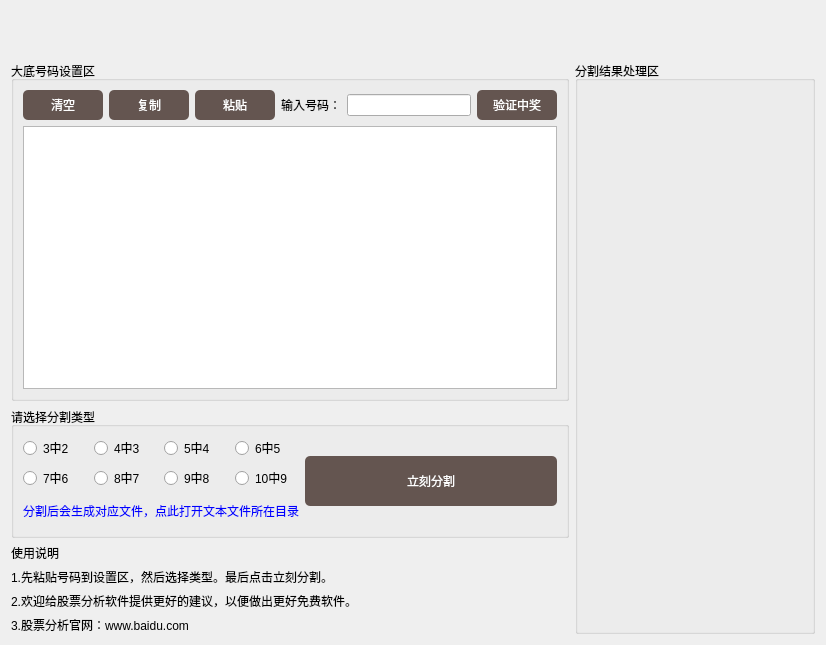
<?xml version="1.0" encoding="UTF-8"?>
<ui version="4.0">
 <class>godlensection</class>
 <widget class="QWidget" name="godlensection">
  <property name="geometry">
   <rect>
    <x>0</x>
    <y>0</y>
    <width>826</width>
    <height>645</height>
   </rect>
  </property>
  <property name="windowTitle">
   <string>Form</string>
  </property>
  <property name="styleSheet">
   <string notr="true">QPushButton:hover
{
background-color: rgb(180, 85, 100);
border-radius:5px;
color:white;
}

QPushButton:hover:pressed
{
background-color:rgb(180, 85, 100);
border-radius:5px;
color:white;
}

QPushButton
{
background-color:rgb(100, 85, 80);
color:white;
border-radius:5px;
height: 30px;
min-width: 80px;
spacing: 10px;
padding: 0px 0px;
}</string>
  </property>
  <layout class="QVBoxLayout" name="verticalLayout_7">
   <item>
    <spacer name="horizontalSpacer">
     <property name="orientation">
      <enum>Qt::Horizontal</enum>
     </property>
     <property name="sizeHint" stdset="0">
      <size>
       <width>40</width>
       <height>25</height>
      </size>
     </property>
    </spacer>
   </item>
   <item>
    <spacer name="horizontalSpacer_2">
     <property name="orientation">
      <enum>Qt::Horizontal</enum>
     </property>
     <property name="sizeHint" stdset="0">
      <size>
       <width>40</width>
       <height>25</height>
      </size>
     </property>
    </spacer>
   </item>
   <item>
    <layout class="QHBoxLayout" name="horizontalLayout_4">
     <item>
      <layout class="QVBoxLayout" name="verticalLayout_6">
       <item>
        <widget class="QGroupBox" name="groupBox_2">
         <property name="title">
          <string>大底号码设置区</string>
         </property>
         <layout class="QVBoxLayout" name="verticalLayout_2">
          <item>
           <layout class="QVBoxLayout" name="verticalLayout">
            <item>
             <layout class="QHBoxLayout" name="horizontalLayout">
              <item>
               <widget class="QPushButton" name="pushButton">
                <property name="text">
                 <string>清空</string>
                </property>
               </widget>
              </item>
              <item>
               <widget class="QPushButton" name="pushButton_2">
                <property name="text">
                 <string>复制</string>
                </property>
               </widget>
              </item>
              <item>
               <widget class="QPushButton" name="pushButton_3">
                <property name="text">
                 <string>粘贴</string>
                </property>
               </widget>
              </item>
              <item>
               <widget class="QLabel" name="label">
                <property name="text">
                 <string>输入号码：</string>
                </property>
               </widget>
              </item>
              <item>
               <widget class="QLineEdit" name="lineEdit">
                <property name="minimumSize">
                 <size>
                  <width>120</width>
                  <height>0</height>
                 </size>
                </property>
               </widget>
              </item>
              <item>
               <widget class="QPushButton" name="pushButton_4">
                <property name="text">
                 <string>验证中奖</string>
                </property>
               </widget>
              </item>
             </layout>
            </item>
            <item>
             <widget class="QTextEdit" name="textEdit"/>
            </item>
           </layout>
          </item>
         </layout>
        </widget>
       </item>
       <item>
        <widget class="QGroupBox" name="groupBox_3">
         <property name="title">
          <string>请选择分割类型</string>
         </property>
         <layout class="QVBoxLayout" name="verticalLayout_4">
          <item>
           <layout class="QHBoxLayout" name="horizontalLayout_5">
            <item>
             <layout class="QVBoxLayout" name="verticalLayout_3">
              <item>
               <layout class="QHBoxLayout" name="horizontalLayout_2">
                <item>
                 <widget class="QRadioButton" name="radioButton">
                  <property name="text">
                   <string>3中2</string>
                  </property>
                 </widget>
                </item>
                <item>
                 <widget class="QRadioButton" name="radioButton_2">
                  <property name="text">
                   <string>4中3</string>
                  </property>
                 </widget>
                </item>
                <item>
                 <widget class="QRadioButton" name="radioButton_4">
                  <property name="text">
                   <string>5中4</string>
                  </property>
                 </widget>
                </item>
                <item>
                 <widget class="QRadioButton" name="radioButton_3">
                  <property name="text">
                   <string>6中5</string>
                  </property>
                 </widget>
                </item>
               </layout>
              </item>
              <item>
               <layout class="QHBoxLayout" name="horizontalLayout_3">
                <item>
                 <widget class="QRadioButton" name="radioButton_7">
                  <property name="text">
                   <string>7中6</string>
                  </property>
                 </widget>
                </item>
                <item>
                 <widget class="QRadioButton" name="radioButton_5">
                  <property name="text">
                   <string>8中7</string>
                  </property>
                 </widget>
                </item>
                <item>
                 <widget class="QRadioButton" name="radioButton_6">
                  <property name="text">
                   <string>9中8</string>
                  </property>
                 </widget>
                </item>
                <item>
                 <widget class="QRadioButton" name="radioButton_8">
                  <property name="text">
                   <string>10中9</string>
                  </property>
                 </widget>
                </item>
               </layout>
              </item>
              <item>
               <widget class="QPushButton" name="pushButton_5">
                <property name="styleSheet">
                 <string notr="true">QPushButton:hover
{
color: rgb(0, 0, 220);
border-radius:5px;
}

QPushButton:hover:pressed
{
color:rgb(0, 0, 220);
border-radius:5px;
}

QPushButton
{
background-color:transparent;
color:blue;
border-radius:5px;
height: 30px;
min-width: 120px;
spacing: 10px;
padding: 0px 0px;
}</string>
                </property>
                <property name="text">
                 <string>分割后会生成对应文件，点此打开文本文件所在目录</string>
                </property>
               </widget>
              </item>
             </layout>
            </item>
            <item>
             <widget class="QPushButton" name="pushButton_6">
              <property name="styleSheet">
               <string notr="true">QPushButton:hover
{
background-color: rgb(180, 85, 100);
border-radius:5px;
color:white;
}

QPushButton:hover:pressed
{
background-color:rgb(180, 85, 100);
border-radius:5px;
color:white;
}

QPushButton
{
background-color:rgb(100, 85, 80);
color:white;
border-radius:5px;
height: 50px;
min-width: 80px;
spacing: 10px;
padding: 0px 0px;
}</string>
              </property>
              <property name="text">
               <string>立刻分割</string>
              </property>
             </widget>
            </item>
           </layout>
          </item>
         </layout>
        </widget>
       </item>
       <item>
        <layout class="QVBoxLayout" name="verticalLayout_5">
         <item>
          <widget class="QLabel" name="label_2">
           <property name="text">
            <string>使用说明</string>
           </property>
          </widget>
         </item>
         <item>
          <widget class="QLabel" name="label_3">
           <property name="text">
            <string>1.先粘贴号码到设置区，然后选择类型。最后点击立刻分割。</string>
           </property>
          </widget>
         </item>
         <item>
          <widget class="QLabel" name="label_4">
           <property name="text">
            <string>2.欢迎给股票分析软件提供更好的建议，以便做出更好免费软件。</string>
           </property>
          </widget>
         </item>
         <item>
          <widget class="QLabel" name="label_5">
           <property name="text">
            <string>3.股票分析官网：www.baidu.com</string>
           </property>
          </widget>
         </item>
        </layout>
       </item>
      </layout>
     </item>
     <item>
      <widget class="QGroupBox" name="groupBox">
       <property name="minimumSize">
        <size>
         <width>240</width>
         <height>0</height>
        </size>
       </property>
       <property name="title">
        <string>分割结果处理区</string>
       </property>
      </widget>
     </item>
    </layout>
   </item>
  </layout>
 </widget>
 <resources/>
 <connections/>
</ui>
